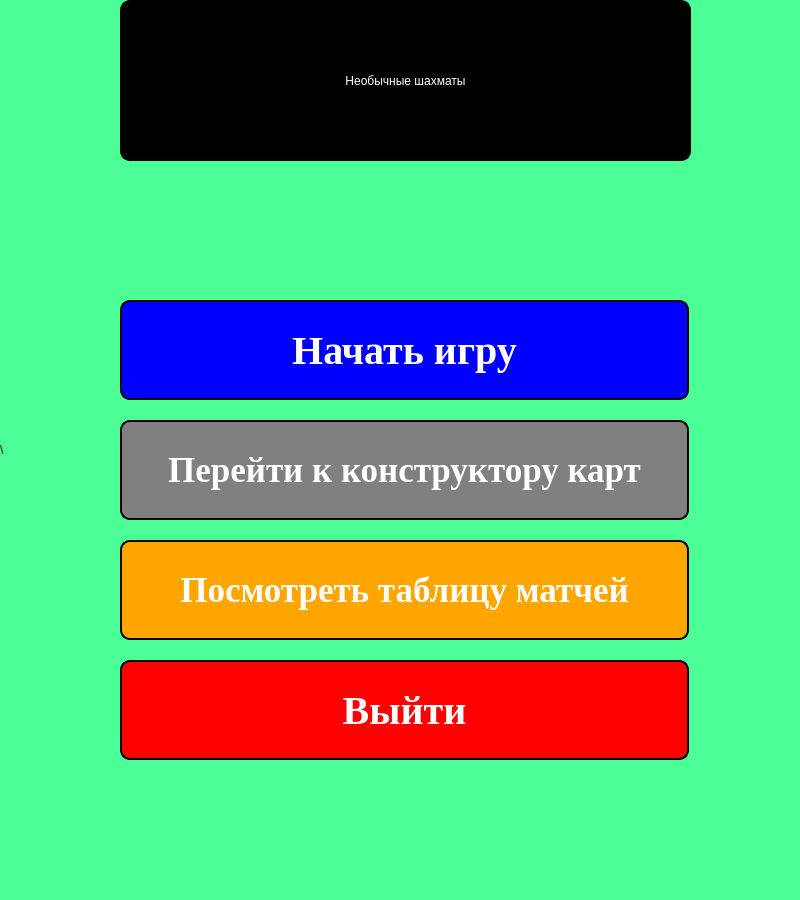
<?xml version="1.0" encoding="UTF-8"?>
<ui version="4.0">
 <class>MainWindow</class>
 <widget class="QMainWindow" name="MainWindow">
  <property name="geometry">
   <rect>
    <x>0</x>
    <y>0</y>
    <width>800</width>
    <height>900</height>
   </rect>
  </property>
  <property name="windowTitle">
   <string>Extraordinary Chess</string>
  </property>
  <widget class="QWidget" name="centralwidget">
   <widget class="QLabel" name="bg">
    <property name="geometry">
     <rect>
      <x>0</x>
      <y>0</y>
      <width>800</width>
      <height>900</height>
     </rect>
    </property>
    <property name="styleSheet">
     <string notr="true">background-color: rgb(75, 255, 150)</string>
    </property>
    <property name="text">
     <string>\</string>
    </property>
   </widget>
   <widget class="QLabel" name="logo">
    <property name="geometry">
     <rect>
      <x>120</x>
      <y>0</y>
      <width>571</width>
      <height>161</height>
     </rect>
    </property>
    <property name="styleSheet">
     <string notr="true">background-color: black;
color: white;
border-style: outset;
border-width: 2px;
border-radius: 10px;
border-color: black;
padding: 10px;
font: italic bold 30pt &quot;Times New Roman&quot;;</string>
    </property>
    <property name="text">
     <string>Необычные шахматы</string>
    </property>
    <property name="alignment">
     <set>Qt::AlignCenter</set>
    </property>
   </widget>
   <widget class="QPushButton" name="game_exit_btn">
    <property name="geometry">
     <rect>
      <x>120</x>
      <y>660</y>
      <width>569</width>
      <height>100</height>
     </rect>
    </property>
    <property name="sizePolicy">
     <sizepolicy hsizetype="Minimum" vsizetype="Ignored">
      <horstretch>0</horstretch>
      <verstretch>0</verstretch>
     </sizepolicy>
    </property>
    <property name="font">
     <font>
      <family>Times New Roman</family>
      <pointsize>30</pointsize>
      <weight>75</weight>
      <italic>false</italic>
      <bold>true</bold>
     </font>
    </property>
    <property name="autoFillBackground">
     <bool>false</bool>
    </property>
    <property name="styleSheet">
     <string notr="true">background-color: red;
color: white;
border-style: outset;
border-width: 2px;
border-radius: 10px;
border-color: black;
padding: 10px;
font: bold 30pt &quot;Times New Roman&quot;;</string>
    </property>
    <property name="text">
     <string>Выйти</string>
    </property>
   </widget>
   <widget class="QPushButton" name="game_start_btn">
    <property name="geometry">
     <rect>
      <x>120</x>
      <y>300</y>
      <width>569</width>
      <height>100</height>
     </rect>
    </property>
    <property name="sizePolicy">
     <sizepolicy hsizetype="Minimum" vsizetype="Ignored">
      <horstretch>0</horstretch>
      <verstretch>0</verstretch>
     </sizepolicy>
    </property>
    <property name="font">
     <font>
      <family>Times New Roman</family>
      <pointsize>30</pointsize>
      <weight>75</weight>
      <italic>false</italic>
      <bold>true</bold>
     </font>
    </property>
    <property name="autoFillBackground">
     <bool>false</bool>
    </property>
    <property name="styleSheet">
     <string notr="true">background-color: blue;
color: white;
border-style: outset;
border-width: 2px;
border-radius: 10px;
border-color: black;
padding: 10px;
font: bold 30pt &quot;Times New Roman&quot;;</string>
    </property>
    <property name="text">
     <string>Начать игру</string>
    </property>
   </widget>
   <widget class="QPushButton" name="game_construct_btn">
    <property name="geometry">
     <rect>
      <x>120</x>
      <y>420</y>
      <width>569</width>
      <height>100</height>
     </rect>
    </property>
    <property name="sizePolicy">
     <sizepolicy hsizetype="Minimum" vsizetype="Ignored">
      <horstretch>0</horstretch>
      <verstretch>0</verstretch>
     </sizepolicy>
    </property>
    <property name="font">
     <font>
      <family>Times New Roman</family>
      <pointsize>26</pointsize>
      <weight>75</weight>
      <italic>false</italic>
      <bold>true</bold>
     </font>
    </property>
    <property name="autoFillBackground">
     <bool>false</bool>
    </property>
    <property name="styleSheet">
     <string notr="true">background-color: gray;
color: white;
border-style: outset;
border-width: 2px;
border-radius: 10px;
border-color: black;
padding: 10px;
font: bold 26pt &quot;Times New Roman&quot;;</string>
    </property>
    <property name="text">
     <string>Перейти к конструктору карт</string>
    </property>
   </widget>
   <widget class="QPushButton" name="game_leaderboards_btn">
    <property name="geometry">
     <rect>
      <x>120</x>
      <y>540</y>
      <width>569</width>
      <height>100</height>
     </rect>
    </property>
    <property name="sizePolicy">
     <sizepolicy hsizetype="Minimum" vsizetype="Ignored">
      <horstretch>0</horstretch>
      <verstretch>0</verstretch>
     </sizepolicy>
    </property>
    <property name="font">
     <font>
      <family>Times New Roman</family>
      <pointsize>26</pointsize>
      <weight>75</weight>
      <italic>false</italic>
      <bold>true</bold>
     </font>
    </property>
    <property name="autoFillBackground">
     <bool>false</bool>
    </property>
    <property name="styleSheet">
     <string notr="true">background-color: orange;
color: white;
border-style: outset;
border-width: 2px;
border-radius: 10px;
border-color: black;
padding: 10px;
font: bold 26pt &quot;Times New Roman&quot;;</string>
    </property>
    <property name="text">
     <string>Посмотреть таблицу матчей</string>
    </property>
   </widget>
  </widget>
 </widget>
 <resources>
  <include location="pieces/piece_images/chess_resources.qrc"/>
 </resources>
 <connections/>
</ui>
